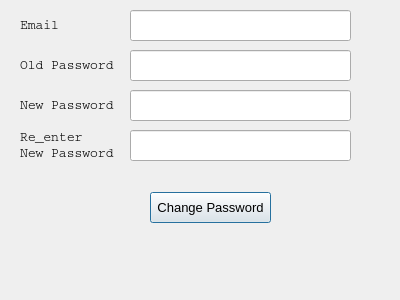
<?xml version="1.0" encoding="UTF-8"?>
<ui version="4.0">
 <class>Dialog</class>
 <widget class="QDialog" name="Dialog">
  <property name="geometry">
   <rect>
    <x>0</x>
    <y>0</y>
    <width>400</width>
    <height>300</height>
   </rect>
  </property>
  <property name="windowTitle">
   <string>Dialog</string>
  </property>
  <widget class="QLabel" name="label">
   <property name="geometry">
    <rect>
     <x>20</x>
     <y>10</y>
     <width>101</width>
     <height>31</height>
    </rect>
   </property>
   <property name="font">
    <font>
     <family>Courier</family>
     <pointsize>10</pointsize>
    </font>
   </property>
   <property name="text">
    <string>Email</string>
   </property>
  </widget>
  <widget class="QLabel" name="label_2">
   <property name="geometry">
    <rect>
     <x>20</x>
     <y>50</y>
     <width>111</width>
     <height>31</height>
    </rect>
   </property>
   <property name="font">
    <font>
     <family>Courier</family>
     <pointsize>10</pointsize>
    </font>
   </property>
   <property name="text">
    <string>Old Password</string>
   </property>
  </widget>
  <widget class="QLabel" name="label_3">
   <property name="geometry">
    <rect>
     <x>20</x>
     <y>90</y>
     <width>101</width>
     <height>31</height>
    </rect>
   </property>
   <property name="font">
    <font>
     <family>Courier</family>
     <pointsize>10</pointsize>
    </font>
   </property>
   <property name="text">
    <string>New Password</string>
   </property>
  </widget>
  <widget class="QLabel" name="label_4">
   <property name="geometry">
    <rect>
     <x>20</x>
     <y>130</y>
     <width>101</width>
     <height>31</height>
    </rect>
   </property>
   <property name="font">
    <font>
     <family>Courier</family>
     <pointsize>10</pointsize>
    </font>
   </property>
   <property name="text">
    <string>Re_enter 
New Password</string>
   </property>
  </widget>
  <widget class="QLineEdit" name="lineEditEmail">
   <property name="geometry">
    <rect>
     <x>130</x>
     <y>10</y>
     <width>221</width>
     <height>31</height>
    </rect>
   </property>
  </widget>
  <widget class="QLineEdit" name="lineEditOldPass">
   <property name="geometry">
    <rect>
     <x>130</x>
     <y>50</y>
     <width>221</width>
     <height>31</height>
    </rect>
   </property>
   <property name="echoMode">
    <enum>QLineEdit::PasswordEchoOnEdit</enum>
   </property>
  </widget>
  <widget class="QLineEdit" name="lineEditNewPass">
   <property name="geometry">
    <rect>
     <x>130</x>
     <y>90</y>
     <width>221</width>
     <height>31</height>
    </rect>
   </property>
   <property name="echoMode">
    <enum>QLineEdit::PasswordEchoOnEdit</enum>
   </property>
  </widget>
  <widget class="QLineEdit" name="lineEditRe_Pass">
   <property name="geometry">
    <rect>
     <x>130</x>
     <y>130</y>
     <width>221</width>
     <height>31</height>
    </rect>
   </property>
   <property name="echoMode">
    <enum>QLineEdit::PasswordEchoOnEdit</enum>
   </property>
  </widget>
  <widget class="QPushButton" name="pushButtonChangePass">
   <property name="geometry">
    <rect>
     <x>150</x>
     <y>192</y>
     <width>121</width>
     <height>31</height>
    </rect>
   </property>
   <property name="font">
    <font>
     <family>Arial</family>
     <pointsize>10</pointsize>
    </font>
   </property>
   <property name="text">
    <string>Change Password</string>
   </property>
  </widget>
  <widget class="QLabel" name="labelResponse">
   <property name="geometry">
    <rect>
     <x>40</x>
     <y>240</y>
     <width>311</width>
     <height>31</height>
    </rect>
   </property>
   <property name="font">
    <font>
     <family>Courier</family>
     <pointsize>12</pointsize>
    </font>
   </property>
   <property name="text">
    <string/>
   </property>
  </widget>
 </widget>
 <resources/>
 <connections/>
</ui>
